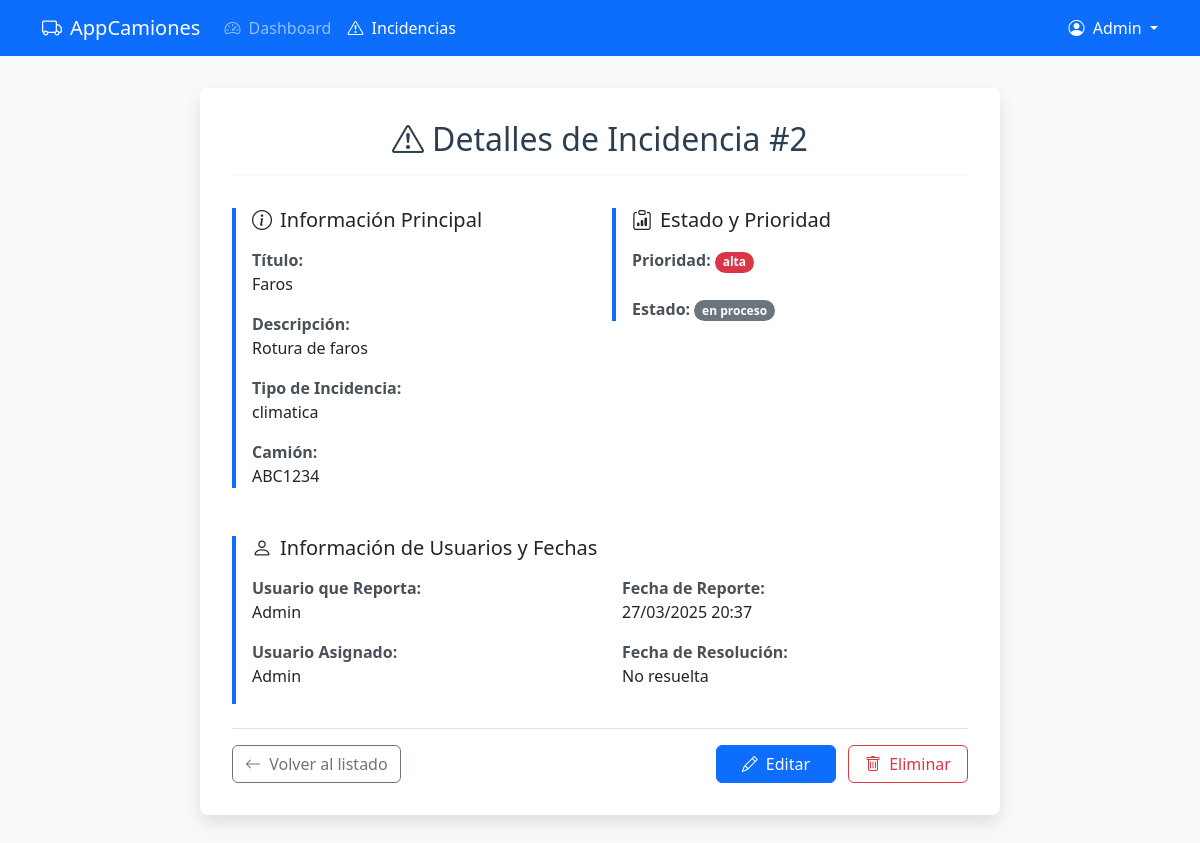
The page /views/incidencias/view.php?id=2 (signed in) on the database its author committed.
### tables this page shows
CREATE TABLE `incidencias` (
  `id_incidencia` int(11) NOT NULL,
  `titulo` varchar(100) NOT NULL,
  `descripcion` text NOT NULL,
  `id_tipo_incidencia` int(11) NOT NULL,
  `id_prioridad` int(11) NOT NULL DEFAULT 2,
  `id_estado_incidencia` int(11) NOT NULL DEFAULT 1,
  `id_camion` int(11) DEFAULT NULL,
  `id_ruta` int(11) DEFAULT NULL,
  `id_usuario_reporta` int(11) NOT NULL,
  `id_usuario_asignado` int(11) DEFAULT NULL,
  `fecha_reporte` datetime DEFAULT current_timestamp(),
  `fecha_resolucion` datetime DEFAULT NULL
);

CREATE TABLE `tipos_incidencia` (
  `id_tipo_incidencia` int(11) NOT NULL,
  `nombre` varchar(50) NOT NULL,
  `descripcion` varchar(255) DEFAULT NULL
);

CREATE TABLE `camiones` (
  `id_camion` int(11) NOT NULL,
  `matricula` varchar(20) NOT NULL,
  `marca` varchar(50) NOT NULL,
  `modelo` varchar(50) NOT NULL,
  `capacidad` decimal(10,2) NOT NULL COMMENT 'en toneladas',
  `id_estado_camion` int(11) NOT NULL,
  `fecha_adquisicion` date NOT NULL,
  `ultima_revision` date DEFAULT NULL,
  `id_usuario_responsable` int(11) DEFAULT NULL,
  `fecha_registro` datetime DEFAULT current_timestamp()
);

CREATE TABLE `niveles_prioridad` (
  `id_prioridad` int(11) NOT NULL,
  `nombre` varchar(50) NOT NULL,
  `descripcion` varchar(255) DEFAULT NULL
);

CREATE TABLE `estados_incidencia` (
  `id_estado_incidencia` int(11) NOT NULL,
  `nombre` varchar(50) NOT NULL,
  `descripcion` varchar(255) DEFAULT NULL
);

CREATE TABLE `usuarios` (
  `id_usuario` int(11) NOT NULL,
  `nombre` varchar(100) NOT NULL,
  `email` varchar(100) NOT NULL,
  `password` varchar(255) NOT NULL,
  `id_rol` int(11) NOT NULL,
  `telefono` varchar(20) DEFAULT NULL,
  `fecha_contratacion` date DEFAULT NULL,
  `fecha_registro` datetime DEFAULT current_timestamp()
);

### controllers/IncidenciaController.php (called while the page is built, shortened)
<?php
require_once __DIR__ . '/../config/database.php';
require_once __DIR__ . '/../models/Incidencia.php';
class IncidenciaController {
    public $incidencia;
    public function __construct() {
        $this->db = new Database();
        $this->incidencia = new Incidencia($this->db->connect());
    }
    public function obtenerIncidencia($id) {
        try {
            $incidencia = $this->incidencia->readById($id);
            return ['incidencia' => $incidencia];
        } catch (PDOException $e) {
            error_log("Error al obtener incidencia: " . $e->getMessage());
            return ['error' => 'Error al obtener la incidencia'];
        }
    }
    public function handleViewRequest() {
        $id = isset($_GET['id']) ? (int)$_GET['id'] : 0;
        $result = $this->obtenerIncidencia($id);
        return $result['incidencia'];
    }
}

### config/database.php (called while the page is built, shortened)
<?php
class Database {
    private $host = 'localhost';
    private $db_name = 'proyecto_transportes';
    private $username = 'dmilanes';
    private $password = 'milanes1982*-';
    public function connect() {
        $this->conn = null;
        try {
            $this->conn = new PDO(
                "mysql:host=" . $this->host . ";dbname=" . $this->db_name,
                $this->username,
                $this->password
            );
            $this->conn->setAttribute(PDO::ATTR_ERRMODE, PDO::ERRMODE_EXCEPTION);
        } catch (PDOException $e) {
            die("Error de conexión: " . $e->getMessage());
        }
        return $this->conn;
    }
}
?>

### models/Incidencia.php (called while the page is built, shortened)
<?php
require_once __DIR__ . '/../config/database.php';
class Incidencia {
    private $conn;
    private $table_name = "incidencias";
    public function __construct($db) {
        $this->conn = $db;
    }
    public function readById($id) {
        $query = "SELECT i.*,
                 ti.nombre as tipo_incidencia,
                 np.nombre as nombre_prioridad,
                 ei.nombre as nombre_estado,
                 ur.nombre as nombre_usuario_reporta,
                 ua.nombre as nombre_usuario_asignado,
                 c.matricula as matricula_camion
                 FROM " . $this->table_name . " i
                 LEFT JOIN tipos_incidencia ti ON i.id_tipo_incidencia = ti.id_tipo_incidencia
                 LEFT JOIN niveles_prioridad np ON i.id_prioridad = np.id_prioridad
                 LEFT JOIN estados_incidencia ei ON i.id_estado_incidencia = ei.id_estado_incidencia
                 LEFT JOIN usuarios ur ON i.id_usuario_reporta = ur.id_usuario
                 LEFT JOIN usuarios ua ON i.id_usuario_asignado = ua.id_usuario
                 LEFT JOIN camiones c ON i.id_camion = c.id_camion
                 WHERE i.id_incidencia = ? LIMIT 1";
        $stmt = $this->conn->prepare($query);
        $stmt->bindParam(1, $id, PDO::PARAM_INT);
        $stmt->execute();
        return $stmt->fetch(PDO::FETCH_ASSOC);
    }
}

### views/incidencias/view.php (the view, shortened to what this page needs)
<?php
require_once __DIR__ . '/../../controllers/IncidenciaController.php';
$controller = new IncidenciaController();
$incidencia = $controller->handleViewRequest();
?>
<!DOCTYPE html>
<html lang="es">
<head>
    <link href="https://cdn.jsdelivr.net/npm/bootstrap@5.3.0/dist/css/bootstrap.min.css" rel="stylesheet">
    <link href="https://cdn.jsdelivr.net/npm/bootstrap-icons@1.10.0/font/bootstrap-icons.css" rel="stylesheet">
</head>
<body>
    <nav class="navbar navbar-expand-lg navbar-dark bg-primary fixed-top">
        <div class="container">
            <a class="navbar-brand" href="<?php echo BASE_URL . '/views/auth/dashboard.php'; ?>">
                <i class="bi bi-truck me-2"></i>AppCamiones
            </a>
            <div class="collapse navbar-collapse" id="navbarNav">
                <ul class="navbar-nav me-auto">
                    <li class="nav-item">
                        <a class="nav-link" href="<?php echo BASE_URL . '/views/auth/dashboard.php'; ?>"><i class="bi bi-speedometer2 me-1"></i> Dashboard</a>
                    </li>
                    <li class="nav-item">
                        <a class="nav-link active" href="<?php echo BASE_URL . '/views/incidencias/list.php'; ?>"><i class="bi bi-exclamation-triangle me-1"></i> Incidencias</a>
                    </li>
                </ul>
                <div class="d-flex">
                    <div class="dropdown">
                        <a class="nav-link dropdown-toggle text-white" href="#" id="navbarDropdown" role="button" data-bs-toggle="dropdown" aria-expanded="false">
                            <i class="bi bi-person-circle me-1"></i> <?php echo htmlspecialchars($_SESSION['user']['nombre']); ?>
                        </a>
                    </div>
                </div>
            </div>
        </div>
    </nav>
    <main class="main-content">
        <div class="container">
            <div class="detail-container">
                <h2 class="detail-title text-center">
                    <i class="bi bi-exclamation-triangle me-2"></i>Detalles de Incidencia #<?php echo htmlspecialchars($incidencia['id_incidencia']); ?>
                </h2>
                <div class="row mb-4">
                    <div class="col-md-6">
                        <div class="detail-card">
                            <h5 class="mb-3"><i class="bi bi-info-circle me-2"></i>Información Principal</h5>
                            <div class="mb-3">
                                <span class="detail-label">Título:</span>
                                <span class="detail-value d-block"><?php echo htmlspecialchars($incidencia['titulo']); ?></span>
                            </div>
                            <div class="mb-3">
                                <span class="detail-label">Descripción:</span>
                                <span class="detail-value d-block"><?php echo htmlspecialchars($incidencia['descripcion']); ?></span>
                            </div>
                            <div class="mb-3">
                                <span class="detail-label">Tipo de Incidencia:</span>
                                <span class="detail-value d-block"><?php echo htmlspecialchars($incidencia['tipo_incidencia']); ?></span>
                            </div>
                            <div class="mb-3">
                                <span class="detail-label">Camión:</span>
                                <span class="detail-value d-block"><?php echo htmlspecialchars($incidencia['matricula_camion'] ?? 'No asignado'); ?></span>
                            </div>
                        </div>
                    </div>
                    <div class="col-md-6">
                        <div class="detail-card">
                            <h5 class="mb-3"><i class="bi bi-clipboard-data me-2"></i>Estado y Prioridad</h5>
                            <div class="mb-4">
                                <span class="detail-label">Prioridad:</span>
                                <?php
                                $prioridadClass = 'badge-prioridad-baja';
                                if (strtolower($incidencia['nombre_prioridad']) === 'alta') {
                                    $prioridadClass = 'badge-prioridad-alta';
                                } elseif (strtolower($incidencia['nombre_prioridad']) === 'media') {
                                    $prioridadClass = 'badge-prioridad-media';
                                }
                                ?>
                                <span class="badge <?php echo $prioridadClass; ?> rounded-pill"><?php echo htmlspecialchars($incidencia['nombre_prioridad']); ?></span>
                            </div>
                            <div>
                                <span class="detail-label">Estado:</span>
                                <?php
                                $estadoClass = 'badge-estado-pendiente';
                                ?>
                                <span class="badge <?php echo $estadoClass; ?> rounded-pill"><?php echo htmlspecialchars($incidencia['nombre_estado']); ?></span>
                            </div>
                        </div>
                    </div>
                </div>
                <div class="detail-card">
                    <h5 class="mb-3"><i class="bi bi-person me-2"></i>Información de Usuarios y Fechas</h5>
                    <div class="row">
                        <div class="col-md-6">
                            <div class="mb-3">
                                <span class="detail-label">Usuario que Reporta:</span>
                                <span class="detail-value d-block"><?php echo htmlspecialchars($incidencia['nombre_usuario_reporta']); ?></span>
                            </div>
                            <div class="mb-3">
                                <span class="detail-label">Usuario Asignado:</span>
                                <span class="detail-value d-block"><?php echo htmlspecialchars($incidencia['nombre_usuario_asignado'] ?? 'No asignado'); ?></span>
                            </div>
                        </div>
                        <div class="col-md-6">
                            <div class="mb-3">
                                <span class="detail-label">Fecha de Reporte:</span>
                                <span class="detail-value d-block"><?php echo date('d/m/Y H:i', strtotime($incidencia['fecha_reporte'])); ?></span>
                            </div>
                            <div class="mb-3">
                                <span class="detail-label">Fecha de Resolución:</span>
                                <span class="detail-value d-block"><?php echo $incidencia['fecha_resolucion'] ? date('d/m/Y H:i', strtotime($incidencia['fecha_resolucion'])) : 'No resuelta'; ?></span>
                            </div>
                        </div>
                    </div>
                </div>
                <div class="d-flex justify-content-between mt-4 pt-3 border-top">
                    <a href="<?php echo BASE_URL . '/views/incidencias/list.php'; ?>" class="btn btn-outline-secondary btn-action">
                        <i class="bi bi-arrow-left me-1"></i> Volver al listado
                    </a>
                    <div>
                        <a href="<?php echo BASE_URL . '/views/incidencias/edit.php?id=' . $incidencia['id_incidencia']; ?>" class="btn btn-primary btn-action me-2">
                            <i class="bi bi-pencil me-1"></i> Editar
                        </a>
                        <a href="<?php echo BASE_URL . '/views/incidencias/delete.php?id=' . $incidencia['id_incidencia']; ?>"
                           class="btn btn-outline-danger btn-action"
                           onclick="return confirm('¿Estás seguro de eliminar esta incidencia? Esta acción no se puede deshacer.')">
                            <i class="bi bi-trash me-1"></i> Eliminar
                        </a>
                    </div>
                </div>
            </div>
        </div>
    </main>
</body>
</html>

### views/incidencias/view.php (style rules this page uses)
body { padding-top: 56px; background-color: #f8f9fa; display: flex; flex-direction: column; min-height: 100vh; }
.main-content { flex: 1; display: flex; flex-direction: column; justify-content: center; padding: 2rem 0; }
.detail-container { max-width: 800px; width: 100%; margin: 0 auto; padding: 2rem; background-color: white; border-radius: 8px; box-shadow: 0 0.5rem 1rem rgba(0, 0, 0, 0.1); }
.detail-title { color: #2c3e50; border-bottom: 2px solid #f8f9fa; padding-bottom: 1rem; margin-bottom: 2rem; }
.detail-card { border-left: 4px solid #0d6efd; padding-left: 1rem; margin-bottom: 1.5rem; }
.detail-label { font-weight: 600; color: #495057; }
.detail-value { color: #212529; }
.badge-prioridad-alta { background-color: #dc3545; color: white; }
.badge-estado-pendiente { background-color: #6c757d; color: white; }
.btn-action { min-width: 120px; }

### rows shown on the page
incidencias: id_incidencia "2", titulo "Faros", descripcion "Rotura de faros", id_tipo_incidencia.nombre "climatica", id_camion.matricula "ABC1234", id_prioridad.nombre "alta", id_estado_incidencia.nombre "en proceso", id_usuario_reporta.nombre "Admin", fecha_reporte "27/03/2025 20:37"

### other values the page prints
$_SESSION['user']['nombre'] "Admin"
